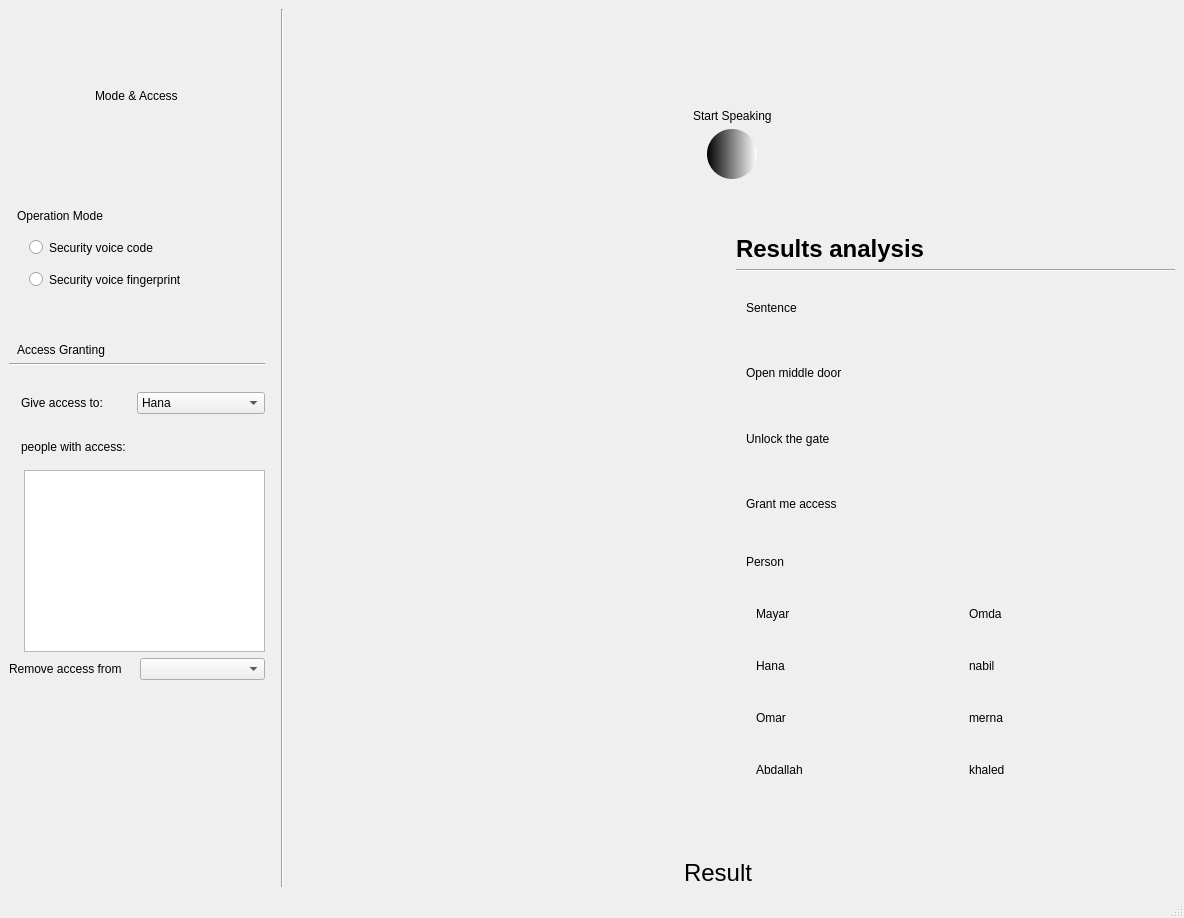
<?xml version="1.0" encoding="UTF-8"?>
<ui version="4.0">
 <class>MainWindow</class>
 <widget class="QMainWindow" name="MainWindow">
  <property name="geometry">
   <rect>
    <x>0</x>
    <y>0</y>
    <width>1184</width>
    <height>918</height>
   </rect>
  </property>
  <property name="windowTitle">
   <string>MainWindow</string>
  </property>
  <property name="styleSheet">
   <string notr="true">*{
font: 14pt &quot;Calibri&quot;;
}
</string>
  </property>
  <widget class="QWidget" name="centralwidget">
   <layout class="QHBoxLayout" name="horizontalLayout_9">
    <item>
     <layout class="QVBoxLayout" name="verticalLayout_4">
      <property name="rightMargin">
       <number>10</number>
      </property>
      <item>
       <spacer name="verticalSpacer_4">
        <property name="orientation">
         <enum>Qt::Vertical</enum>
        </property>
        <property name="sizeType">
         <enum>QSizePolicy::Fixed</enum>
        </property>
        <property name="sizeHint" stdset="0">
         <size>
          <width>20</width>
          <height>80</height>
         </size>
        </property>
       </spacer>
      </item>
      <item alignment="Qt::AlignHCenter">
       <widget class="QLabel" name="label_15">
        <property name="sizePolicy">
         <sizepolicy hsizetype="Preferred" vsizetype="Fixed">
          <horstretch>0</horstretch>
          <verstretch>0</verstretch>
         </sizepolicy>
        </property>
        <property name="styleSheet">
         <string notr="true">QLabel{
font: 400 18pt;
}</string>
        </property>
        <property name="text">
         <string>Mode &amp; Access</string>
        </property>
       </widget>
      </item>
      <item>
       <layout class="QVBoxLayout" name="verticalLayout" stretch="0,0,0,0">
        <property name="spacing">
         <number>8</number>
        </property>
        <item>
         <spacer name="verticalSpacer_2">
          <property name="orientation">
           <enum>Qt::Vertical</enum>
          </property>
          <property name="sizeType">
           <enum>QSizePolicy::Fixed</enum>
          </property>
          <property name="sizeHint" stdset="0">
           <size>
            <width>0</width>
            <height>100</height>
           </size>
          </property>
         </spacer>
        </item>
        <item>
         <widget class="QLabel" name="label_21">
          <property name="sizePolicy">
           <sizepolicy hsizetype="Preferred" vsizetype="Fixed">
            <horstretch>0</horstretch>
            <verstretch>0</verstretch>
           </sizepolicy>
          </property>
          <property name="styleSheet">
           <string notr="true">QLabel{
font: 500 17pt &quot;Calibri&quot;;
margin-left: 5px
}</string>
          </property>
          <property name="text">
           <string>Operation Mode</string>
          </property>
         </widget>
        </item>
        <item>
         <widget class="QRadioButton" name="radioButton_3">
          <property name="styleSheet">
           <string notr="true">QRadioButton{
	font: 16pt &quot;Calibri&quot;;
	padding-left: 20px;
margin-top: 9px
}</string>
          </property>
          <property name="text">
           <string>Security voice code</string>
          </property>
         </widget>
        </item>
        <item>
         <widget class="QRadioButton" name="radioButton_2">
          <property name="styleSheet">
           <string notr="true">QRadioButton{
	font: 16pt &quot;Calibri&quot;;
	padding-left: 20px;
margin-top: 9px
}</string>
          </property>
          <property name="text">
           <string>Security voice fingerprint</string>
          </property>
         </widget>
        </item>
       </layout>
      </item>
      <item>
       <layout class="QVBoxLayout" name="verticalLayout_3">
        <item>
         <layout class="QVBoxLayout" name="verticalLayout_2">
          <property name="topMargin">
           <number>0</number>
          </property>
          <item>
           <spacer name="verticalSpacer_3">
            <property name="orientation">
             <enum>Qt::Vertical</enum>
            </property>
            <property name="sizeType">
             <enum>QSizePolicy::Fixed</enum>
            </property>
            <property name="sizeHint" stdset="0">
             <size>
              <width>0</width>
              <height>50</height>
             </size>
            </property>
           </spacer>
          </item>
          <item>
           <widget class="QLabel" name="label_6">
            <property name="sizePolicy">
             <sizepolicy hsizetype="Preferred" vsizetype="Fixed">
              <horstretch>0</horstretch>
              <verstretch>0</verstretch>
             </sizepolicy>
            </property>
            <property name="styleSheet">
             <string notr="true">QLabel{
font: 600 16pt;
margin-left: 5px
}</string>
            </property>
            <property name="text">
             <string>Access Granting</string>
            </property>
           </widget>
          </item>
          <item>
           <widget class="Line" name="line">
            <property name="orientation">
             <enum>Qt::Horizontal</enum>
            </property>
           </widget>
          </item>
         </layout>
        </item>
        <item>
         <layout class="QHBoxLayout" name="horizontalLayout">
          <property name="spacing">
           <number>0</number>
          </property>
          <property name="topMargin">
           <number>20</number>
          </property>
          <property name="bottomMargin">
           <number>20</number>
          </property>
          <item>
           <widget class="QLabel" name="label_2">
            <property name="styleSheet">
             <string notr="true">QLabel{
padding-left: 9px
}</string>
            </property>
            <property name="text">
             <string>Give access to:</string>
            </property>
           </widget>
          </item>
          <item>
           <widget class="QComboBox" name="comboBox">
            <property name="styleSheet">
             <string notr="true"/>
            </property>
            <item>
             <property name="text">
              <string>Hana</string>
             </property>
            </item>
            <item>
             <property name="text">
              <string>Omar</string>
             </property>
            </item>
            <item>
             <property name="text">
              <string>Mayar</string>
             </property>
            </item>
            <item>
             <property name="text">
              <string>Maryam</string>
             </property>
            </item>
            <item>
             <property name="text">
              <string>Abdallah</string>
             </property>
            </item>
            <item>
             <property name="text">
              <string>Mariem</string>
             </property>
            </item>
            <item>
             <property name="text">
              <string>Ahmed</string>
             </property>
            </item>
            <item>
             <property name="text">
              <string>Mohamed</string>
             </property>
            </item>
            <item>
             <property name="text">
              <string/>
             </property>
            </item>
           </widget>
          </item>
         </layout>
        </item>
        <item>
         <widget class="QLabel" name="label_3">
          <property name="styleSheet">
           <string notr="true">QLabel{
padding-left: 9px
}</string>
          </property>
          <property name="text">
           <string>people with access:</string>
          </property>
         </widget>
        </item>
        <item>
         <widget class="QListView" name="access_list">
          <property name="sizePolicy">
           <sizepolicy hsizetype="Fixed" vsizetype="Fixed">
            <horstretch>0</horstretch>
            <verstretch>0</verstretch>
           </sizepolicy>
          </property>
          <property name="styleSheet">
           <string notr="true">QListView{
margin-left: 15px;
margin-top: 10px
}</string>
          </property>
         </widget>
        </item>
        <item>
         <layout class="QHBoxLayout" name="horizontalLayout_2">
          <item>
           <widget class="QLabel" name="label_9">
            <property name="text">
             <string>Remove access from</string>
            </property>
           </widget>
          </item>
          <item>
           <widget class="QComboBox" name="comboBox_2"/>
          </item>
         </layout>
        </item>
        <item>
         <spacer name="verticalSpacer_5">
          <property name="orientation">
           <enum>Qt::Vertical</enum>
          </property>
          <property name="sizeHint" stdset="0">
           <size>
            <width>20</width>
            <height>40</height>
           </size>
          </property>
         </spacer>
        </item>
       </layout>
      </item>
     </layout>
    </item>
    <item>
     <widget class="Line" name="line_4">
      <property name="orientation">
       <enum>Qt::Vertical</enum>
      </property>
     </widget>
    </item>
    <item>
     <layout class="QVBoxLayout" name="verticalLayout_10">
      <item>
       <layout class="QVBoxLayout" name="verticalLayout_5">
        <property name="topMargin">
         <number>100</number>
        </property>
        <property name="bottomMargin">
         <number>50</number>
        </property>
        <item alignment="Qt::AlignHCenter">
         <widget class="QLabel" name="label_8">
          <property name="styleSheet">
           <string notr="true">QLabel{
font: 700 22pt &quot;Calibri&quot;;
}</string>
          </property>
          <property name="text">
           <string>Start Speaking</string>
          </property>
         </widget>
        </item>
        <item alignment="Qt::AlignHCenter">
         <widget class="QPushButton" name="recordButton">
          <property name="sizePolicy">
           <sizepolicy hsizetype="Fixed" vsizetype="Fixed">
            <horstretch>0</horstretch>
            <verstretch>0</verstretch>
           </sizepolicy>
          </property>
          <property name="minimumSize">
           <size>
            <width>50</width>
            <height>50</height>
           </size>
          </property>
          <property name="cursor">
           <cursorShape>PointingHandCursor</cursorShape>
          </property>
          <property name="styleSheet">
           <string notr="true">QPushButton{
background-color: qlineargradient(spread:pad, x1:0, y1:0, x2:1, y2:0, stop:0 rgba(0, 0, 0, 255), stop:1 rgba(255, 255, 255, 255));
border: 2px;
border-radius: 25px;
}</string>
          </property>
          <property name="text">
           <string/>
          </property>
          <property name="icon">
           <iconset>
            <normaloff>../dsp-task5/icons/microphone.png</normaloff>../dsp-task5/icons/microphone.png</iconset>
          </property>
          <property name="iconSize">
           <size>
            <width>20</width>
            <height>20</height>
           </size>
          </property>
         </widget>
        </item>
       </layout>
      </item>
      <item>
       <layout class="QHBoxLayout" name="horizontalLayout_8" stretch="1,1">
        <item>
         <widget class="QWidget" name="mplWidget" native="true">
          <property name="sizePolicy">
           <sizepolicy hsizetype="Expanding" vsizetype="Expanding">
            <horstretch>0</horstretch>
            <verstretch>0</verstretch>
           </sizepolicy>
          </property>
          <property name="styleSheet">
           <string notr="true">QWidget{
background-color:transparent;
/*padding-left: 30px;
margin-left:30px */
}</string>
          </property>
         </widget>
        </item>
        <item>
         <layout class="QVBoxLayout" name="verticalLayout_9">
          <item>
           <layout class="QVBoxLayout" name="verticalLayout_6">
            <item>
             <widget class="QLabel" name="label_7">
              <property name="sizePolicy">
               <sizepolicy hsizetype="Preferred" vsizetype="Fixed">
                <horstretch>0</horstretch>
                <verstretch>0</verstretch>
               </sizepolicy>
              </property>
              <property name="styleSheet">
               <string notr="true">QLabel{
font-size: 18pt;
font-weight: 500
}</string>
              </property>
              <property name="text">
               <string>Results analysis</string>
              </property>
             </widget>
            </item>
            <item>
             <widget class="Line" name="line_3">
              <property name="orientation">
               <enum>Qt::Horizontal</enum>
              </property>
             </widget>
            </item>
           </layout>
          </item>
          <item>
           <layout class="QVBoxLayout" name="verticalLayout_8">
            <property name="leftMargin">
             <number>10</number>
            </property>
            <item>
             <widget class="QLabel" name="label_10">
              <property name="styleSheet">
               <string notr="true">QLabel{
font: 500 15pt &quot;Calibri&quot;;
}</string>
              </property>
              <property name="text">
               <string>Sentence</string>
              </property>
             </widget>
            </item>
            <item>
             <widget class="QLabel" name="label_11">
              <property name="sizePolicy">
               <sizepolicy hsizetype="Preferred" vsizetype="Preferred">
                <horstretch>0</horstretch>
                <verstretch>0</verstretch>
               </sizepolicy>
              </property>
              <property name="minimumSize">
               <size>
                <width>250</width>
                <height>0</height>
               </size>
              </property>
              <property name="text">
               <string>Open middle door</string>
              </property>
              <property name="margin">
               <number>5</number>
              </property>
             </widget>
            </item>
            <item>
             <widget class="QLabel" name="label_12">
              <property name="sizePolicy">
               <sizepolicy hsizetype="Preferred" vsizetype="Preferred">
                <horstretch>0</horstretch>
                <verstretch>0</verstretch>
               </sizepolicy>
              </property>
              <property name="minimumSize">
               <size>
                <width>250</width>
                <height>0</height>
               </size>
              </property>
              <property name="text">
               <string>Unlock the gate</string>
              </property>
              <property name="margin">
               <number>5</number>
              </property>
             </widget>
            </item>
            <item>
             <widget class="QLabel" name="label_13">
              <property name="sizePolicy">
               <sizepolicy hsizetype="Preferred" vsizetype="Preferred">
                <horstretch>0</horstretch>
                <verstretch>0</verstretch>
               </sizepolicy>
              </property>
              <property name="minimumSize">
               <size>
                <width>250</width>
                <height>0</height>
               </size>
              </property>
              <property name="text">
               <string>Grant me access</string>
              </property>
              <property name="margin">
               <number>5</number>
              </property>
             </widget>
            </item>
           </layout>
          </item>
          <item>
           <layout class="QVBoxLayout" name="verticalLayout_7">
            <property name="leftMargin">
             <number>10</number>
            </property>
            <item>
             <widget class="QLabel" name="label_4">
              <property name="styleSheet">
               <string notr="true">QLabel{
font: 500 15pt &quot;Calibri&quot;;
}</string>
              </property>
              <property name="text">
               <string>Person</string>
              </property>
             </widget>
            </item>
            <item>
             <layout class="QHBoxLayout" name="horizontalLayout_4">
              <property name="leftMargin">
               <number>10</number>
              </property>
              <item>
               <widget class="QLabel" name="label_14">
                <property name="text">
                 <string>Mayar</string>
                </property>
               </widget>
              </item>
              <item>
               <widget class="QLabel" name="label_17">
                <property name="text">
                 <string>Omda</string>
                </property>
               </widget>
              </item>
             </layout>
            </item>
            <item>
             <layout class="QHBoxLayout" name="horizontalLayout_5">
              <property name="leftMargin">
               <number>10</number>
              </property>
              <item>
               <widget class="QLabel" name="label_16">
                <property name="text">
                 <string>Hana</string>
                </property>
               </widget>
              </item>
              <item>
               <widget class="QLabel" name="label_18">
                <property name="text">
                 <string>nabil</string>
                </property>
               </widget>
              </item>
             </layout>
            </item>
            <item>
             <layout class="QHBoxLayout" name="horizontalLayout_6">
              <property name="leftMargin">
               <number>10</number>
              </property>
              <item>
               <widget class="QLabel" name="label_19">
                <property name="text">
                 <string>Omar</string>
                </property>
               </widget>
              </item>
              <item>
               <widget class="QLabel" name="label_20">
                <property name="text">
                 <string>merna</string>
                </property>
               </widget>
              </item>
             </layout>
            </item>
            <item>
             <layout class="QHBoxLayout" name="horizontalLayout_7">
              <property name="leftMargin">
               <number>10</number>
              </property>
              <item>
               <widget class="QLabel" name="label_22">
                <property name="text">
                 <string>Abdallah</string>
                </property>
               </widget>
              </item>
              <item>
               <widget class="QLabel" name="label_23">
                <property name="text">
                 <string>khaled</string>
                </property>
               </widget>
              </item>
             </layout>
            </item>
           </layout>
          </item>
          <item>
           <spacer name="verticalSpacer">
            <property name="orientation">
             <enum>Qt::Vertical</enum>
            </property>
            <property name="sizeType">
             <enum>QSizePolicy::Fixed</enum>
            </property>
            <property name="sizeHint" stdset="0">
             <size>
              <width>20</width>
              <height>60</height>
             </size>
            </property>
           </spacer>
          </item>
         </layout>
        </item>
       </layout>
      </item>
      <item>
       <layout class="QHBoxLayout" name="horizontalLayout_3" stretch="0,0,0,0">
        <property name="spacing">
         <number>0</number>
        </property>
        <property name="leftMargin">
         <number>0</number>
        </property>
        <property name="rightMargin">
         <number>0</number>
        </property>
        <item>
         <spacer name="horizontalSpacer_2">
          <property name="orientation">
           <enum>Qt::Horizontal</enum>
          </property>
          <property name="sizeHint" stdset="0">
           <size>
            <width>350</width>
            <height>20</height>
           </size>
          </property>
         </spacer>
        </item>
        <item>
         <widget class="QLabel" name="label_5">
          <property name="styleSheet">
           <string notr="true">QLabel{
font-size: 18pt
}</string>
          </property>
          <property name="text">
           <string>Result</string>
          </property>
          <property name="margin">
           <number>7</number>
          </property>
         </widget>
        </item>
        <item>
         <widget class="QLabel" name="label">
          <property name="sizePolicy">
           <sizepolicy hsizetype="Fixed" vsizetype="Fixed">
            <horstretch>1</horstretch>
            <verstretch>0</verstretch>
           </sizepolicy>
          </property>
          <property name="maximumSize">
           <size>
            <width>30</width>
            <height>30</height>
           </size>
          </property>
          <property name="styleSheet">
           <string notr="true">QLabel{
width: 20px;
height: 20px;
margin-left: 0;
padding-left: 0
}</string>
          </property>
          <property name="text">
           <string/>
          </property>
          <property name="pixmap">
           <pixmap>../dsp-task5/icons/padlock.png</pixmap>
          </property>
          <property name="scaledContents">
           <bool>true</bool>
          </property>
         </widget>
        </item>
        <item>
         <spacer name="horizontalSpacer">
          <property name="orientation">
           <enum>Qt::Horizontal</enum>
          </property>
          <property name="sizeType">
           <enum>QSizePolicy::Expanding</enum>
          </property>
          <property name="sizeHint" stdset="0">
           <size>
            <width>300</width>
            <height>20</height>
           </size>
          </property>
         </spacer>
        </item>
       </layout>
      </item>
     </layout>
    </item>
   </layout>
  </widget>
  <widget class="QMenuBar" name="menubar">
   <property name="geometry">
    <rect>
     <x>0</x>
     <y>0</y>
     <width>1184</width>
     <height>29</height>
    </rect>
   </property>
  </widget>
  <widget class="QStatusBar" name="statusbar"/>
 </widget>
 <resources/>
 <connections/>
</ui>
